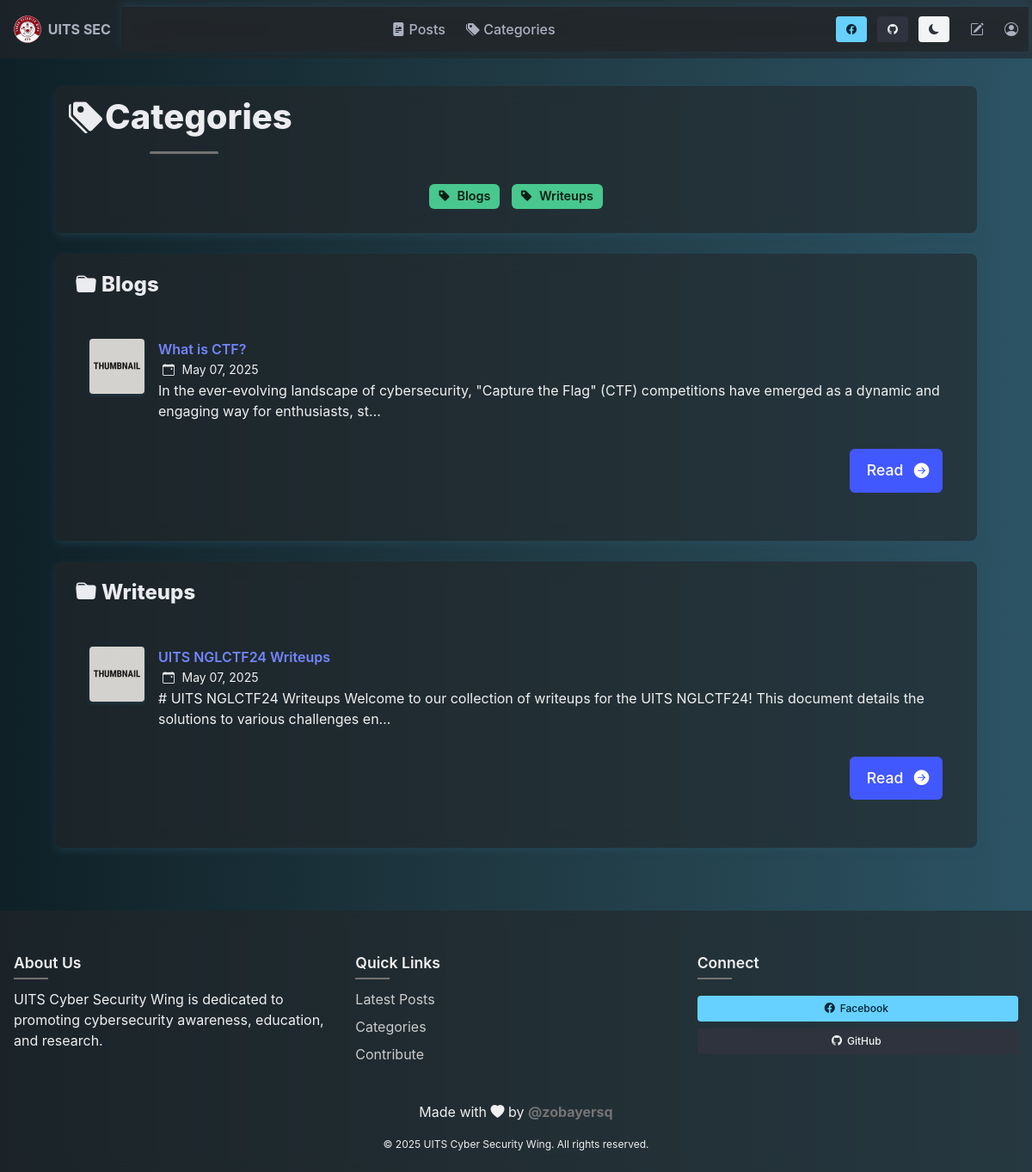
Page /categories/ on the committed database.
### blog/models.py (models this page shows, shortened)
class Category(models.Model):
    name = models.CharField(max_length=30)
    class Meta:
        verbose_name_plural = "categories"

class Post(models.Model):
    title = models.CharField(max_length=255)
    body = models.TextField()
    created_on = models.DateTimeField(auto_now_add=True)
    last_modified = models.DateTimeField(auto_now=True)
    author = models.ForeignKey(settings.AUTH_USER_MODEL, on_delete=models.CASCADE, default=1)  # Replace 1 with a valid user ID
    categories = models.ManyToManyField('Category', related_name='posts')
    love_reactions = models.ManyToManyField(settings.AUTH_USER_MODEL, related_name='loved_posts', blank=True)

### blog/views.py (the view)
# urls.py: path("categories/", views.blog_category_list, name="blog_category_list"),
def blog_category_list(request):
    categories = Category.objects.all().order_by("name")
    posts=Post.objects.all().order_by('-created_on')
    context = {
        "categories":categories,
        "posts":posts,
    }
    return render(request, "blog/category_list.html", context)

### blog/templates/blog/category_list.html (shortened to what this page needs)
{% extends "base.html" %}
{% load static %}
{% block page_content %}
<section class="section">
    <div class="container">
        <div class="blur-white mb-5">
            <h1 class="title is-2 has-text-centered">
                <span class="icon-text">
                    <span class="icon">
                        <i class="bi bi-tags-fill"></i>
                    </span>
                    <span>Categories</span>
                </span>
            </h1>
            <div class="has-text-centered mt-4">
                <div class="tags is-centered are-medium">
                    {% for category in categories %}
                    <a class="tag is-success has-text-weight-semibold is-medium"
                        href="{% url 'blog_category' category.name %}">
                        <span class="icon">
                            <i class="bi bi-tag-fill"></i>
                        </span>
                        <span>{{ category.name }}</span>
                    </a>
                    {% endfor %}
                </div>
            </div>
        </div>
        {% for category in categories %}
        <div class="blur-white mb-5">
            <h2 class="title is-4 mb-4">
                <span class="icon-text">
                    <span class="icon">
                        <i class="bi bi-folder-fill"></i>
                    </span>
                    <span>{{ category.name }}</span>
                </span>
            </h2>
            <div class="content">
                {% for post in category.posts.all %}
                <article class="media mb-4 post-item">
                    <figure class="media-left">
                        <p class="image is-64x64">
                            <img src="{% if post.image %}{{ post.image.url }}{% else %}{% static 'images/default-thumb.png' %}{% endif %}"
                                alt="{{ post.title }} thumbnail">
                        </p>
                    </figure>
                    <div class="media-content">
                        <div class="content">
                            <p>
                                <strong><a href="{% url 'blog_detail' post.pk %}">{{ post.title }}</a></strong>
                                <br>
                                <small>
                                    <span class="icon-text">
                                        <span class="icon">
                                            <i class="bi bi-calendar-event"></i>
                                        </span>
                                        <span>{{ post.created_on|date:"M d, Y" }}</span>
                                    </span>
                                </small>
                                <br>
                                {{ post.body|truncatechars:150 }}
                            </p>
                        </div>
                        <nav class="level is-mobile">
                            <div class="level-right">
                                <a class="button is-small is-link" href="{% url 'blog_detail' post.pk %}">
                                    <span>Read</span>
                                    <span class="icon">
                                        <i class="bi bi-arrow-right-circle-fill"></i>
                                    </span>
                                </a>
                            </div>
                        </nav>
                    </div>
                </article>
                {% empty %}
                <div class="has-text-centered py-4">
                    <p class="is-italic">No posts found in this category.</p>
                </div>
                {% endfor %}
            </div>
        </div>
        {% endfor %}
    </div>
</section>
{% endblock %}

### templates/base.html (shortened to what this page needs)
{% load static %}
<!DOCTYPE html>
<html lang="en" class="has-navbar-fixed-top" data-theme="dark">
<head>
  <link rel="stylesheet" href="{% static 'css/bulma.css' %}">
  <link rel="stylesheet" href="{% static 'css/base.css' %}">
  <link rel="stylesheet" href="https://cdn.jsdelivr.net/npm/bootstrap-icons@1.11.3/font/bootstrap-icons.min.css">
</head>
<body class="page-container">
  <nav class="navbar blurX is-fixed-top" role="navigation" aria-label="main navigation">
    <div class="container">
      <div class="navbar-brand">
        <a class="navbar-item" href="{% url 'blog_index' %}">
          <img src="{% static 'images/favicon.svg' %}" alt="UITS SEC Logo" height="28">
          <span class="ml-2 has-text-weight-bold">UITS SEC</span>
        </a>
      </div>
      <div id="mainNav" class="navbar-menu blurX">
        <div class="navbar-center">
          <a class="navbar-item" href="{% url 'blog_index' %}">
            <i class="bi bi-file-richtext-fill"></i>&nbsp;Posts
          </a>
          <a class="navbar-item" href="{% url 'blog_category_list' %}">
            <i class="bi bi-tags-fill"></i>&nbsp;Categories
          </a>
        </div>
        <div class="navbar-end">
          <div class="navbar-item">
            <div class="buttons are-small">
              <a href="https://facebook.com/uitssec" class="button is-info" target="_blank" title="Facebook">
                <i class="bi bi-facebook"></i>
              </a>
              <a href="https://github.com/uits-sec" class="button is-dark" target="_blank" title="GitHub">
                <i class="bi bi-github"></i>
              </a>
              <a class="button is-light" id="theme-toggle" title="Toggle Theme">
                <i class="bi bi-moon-fill"></i>
              </a>
            </div>
          </div>
          <a class="navbar-item" href="{% url 'create_blog' %}" title="Create Post">
            <i class="bi bi-pencil-square"></i>
          </a>
          <a class="navbar-item" href="{% url 'profile' %}" title="Profile">
            <i class="bi bi-person-circle"></i>
          </a>
        </div>
      </div>
    </div>
  </nav>
  <main class="content-wrapper">
    {% block page_content %}{% endblock %}
  </main>
  <footer class="footerX">
    <div class="container">
      <div class="columns">
        <div class="column">
          <h4>About Us</h4>
          <p>UITS Cyber Security Wing is dedicated to promoting cybersecurity awareness, education, and research.</p>
        </div>
        <div class="column">
          <h4>Quick Links</h4>
          <ul class="is-unstyled">
            <li><a href="{% url 'blog_index' %}">Latest Posts</a></li>
            <li><a href="{% url 'blog_category_list' %}">Categories</a></li>
            <li><a href="{% url 'create_blog' %}">Contribute</a></li>
          </ul>
        </div>
        <div class="column">
          <h4>Connect</h4>
          <div class="social-buttons">
            <a href="https://facebook.com/uitssec" class="button is-small is-info" target="_blank">
              <span class="icon"><i class="bi bi-facebook"></i></span>
              <span>Facebook</span>
            </a>
            <a href="https://github.com/uits-sec" class="button is-small is-dark" target="_blank">
              <span class="icon"><i class="bi bi-github"></i></span>
              <span>GitHub</span>
            </a>
          </div>
        </div>
      </div>
      <div class="content has-text-centered mt-5">
        <p>
          Made with <i class="bi bi-heart-fill text-danger"></i> by
          <a class="dj" href="https://github.com/zobayersq">@zobayersq</a>
        </p>
        <p class="is-size-7 mt-2">
          &copy; {% now "Y" %} UITS Cyber Security Wing. All rights reserved.
        </p>
      </div>
    </div>
  </footer>
</body>
</html>

### static/css/base.css (style rules this page uses)
:root { --bg-dark: #0F2027; --bg-mid1: #203A43; --bg-mid2: #2C5364; --txt-primary: #F0F0F0; --txt-secondary: #CCCCCC; --overlay-bg: rgba(35, 39, 42, 0.6); --shadow-light: rgba(44, 83, 100, 0.4); --accent-red: #747474fe; --transition-speed: 0.3s; }
.page-container { display: flex; flex-direction: column; min-height: 100vh; }
.content-wrapper { flex: 1; }
html, body { height: 100%; margin: 0; font-size: 1rem; background: linear-gradient(to right, var(--bg-dark), var(--bg-mid1), var(--bg-mid2)); color: var(--txt-primary); transition: background var(--transition-speed), color var(--transition-speed); scroll-behavior: smooth; }
.container { width: 100%; max-width: 1200px; padding: 0 1rem; }
.navbar { padding: 0.5rem 0; }
.navbar-brand .navbar-item img { max-height: 2rem; }
.navbar-menu { display: flex; align-items: center; }
.navbar-center { flex: 1; display: flex; justify-content: center; }
.navbar-item { font-weight: 500; transition: all 0.2s ease; }
.navbar-end .buttons { margin-bottom: 0; }
.blurX { backdrop-filter: blur(10px); background-color: var(--overlay-bg); box-shadow: 0 -5px 10px var(--shadow-light); transition: background-color var(--transition-speed), box-shadow var(--transition-speed); }
.footerX { backdrop-filter: blur(10px); background-color: var(--overlay-bg); padding: 3rem 0 1.5rem; color: var(--txt-primary); transition: background-color var(--transition-speed), color var(--transition-speed); }
.footerX .columns { text-align: left; margin-bottom: 1rem; }
.footerX h4 { font-size: 1.1rem; margin-bottom: 1rem; color: var(--txt-primary); font-weight: 600; position: relative; display: inline-block; }
.footerX h4:after { content: ''; position: absolute; bottom: -5px; left: 0; width: 40px; height: 2px; background-color: var(--accent-red); }
.footerX ul.is-unstyled { list-style: none; padding: 0; margin: 0; }
.footerX ul.is-unstyled li { margin-bottom: 0.5rem; }
.footerX ul.is-unstyled a { color: var(--txt-secondary); transition: color 0.2s ease; display: inline-block; }
.footerX .social-buttons { margin-top: 0.5rem; display: flex; flex-direction: column; }
.footerX .social-buttons .button { margin-bottom: 0.5rem; transition: all 0.2s ease; }
.dj { color: var(--accent-red); font-weight: bold; transition: all 0.2s ease; }
.blur-white { backdrop-filter: blur(10px); background-color: var(--overlay-bg); border-radius: 8px; padding: 1.5rem; margin-bottom: 1.5rem; box-shadow: 0 4px 10px var(--shadow-light); transition: transform 0.3s, box-shadow 0.3s; opacity: 0; transform: translateY(20px); }
.blur-white.fade-in-up { opacity: 1; transform: translateY(0); }
.blur-white p { margin-top: 1rem; margin-bottom: 1rem; }
.blur-white .button.is-link { margin-top: 1rem; padding: 0.75rem 1.25rem; font-size: 1.1rem; font-weight: 500; border-radius: 6px; transition: background-color 0.3s, transform 0.2s; display: inline-flex; align-items: center; justify-content: center; }
.blur-white .button.is-link .icon { margin-left: 0.5rem; }
.post-item { transition: transform 0.2s, background-color 0.2s; padding: 1rem; border-radius: 6px; margin-bottom: 0.5rem; }
.tags .tag { transition: all 0.2s; margin: 0.2rem; }
.blur-white .title.is-2 { position: relative; display: inline-block; margin-bottom: 1.5rem; }
.blur-white .title.is-2:after { content: ''; position: absolute; bottom: -10px; left: 50%; transform: translateX(-50%); width: 80px; height: 3px; background-color: var(--accent-red); border-radius: 3px; }
.tags.are-medium .tag:not(.is-normal):not(.is-large) { font-size: 0.9rem; margin: 0.3rem; }
.media-left .image img { object-fit: cover; border-radius: 4px; box-shadow: 0 2px 4px var(--shadow-light); transition: transform 0.2s ease; }

### rows in the picture
Category: name "Blogs"
Category: name "Writeups"
Post: title "What is CTF?", created_on "May 07, 2025", body "In the ever-evolving landscape of cybersecurity, \"Capture the Flag\" (CTF) competitions have emerged as a dynamic and engaging way for enthusiasts, st…"
Post: title "UITS NGLCTF24 Writeups", created_on "May 07, 2025", body "# UITS NGLCTF24 Writeups Welcome to our collection of writeups for the UITS NGLCTF24! This document details the solutions to various challenges en…"
